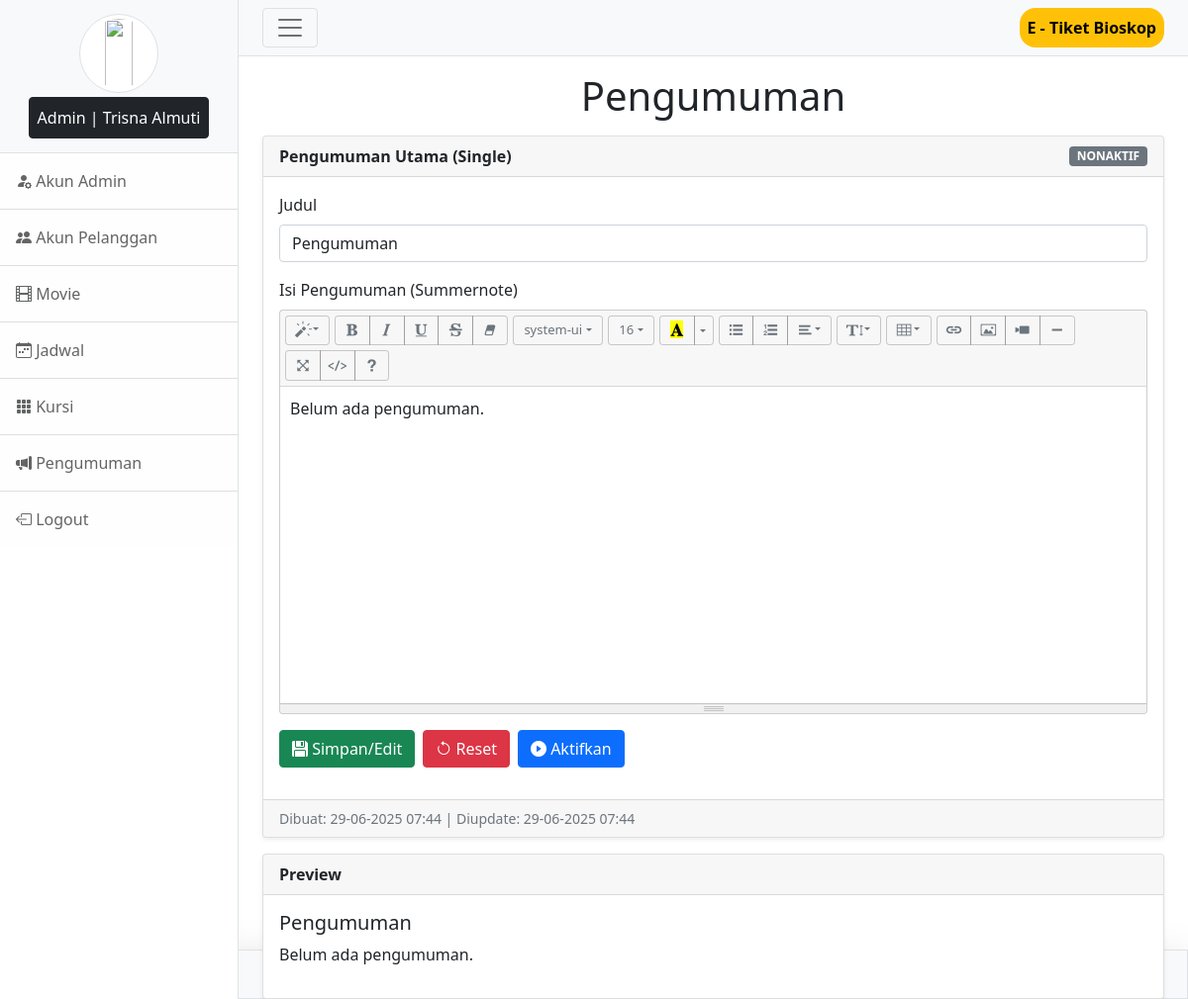
/admin/adminpengumuman.php (signed in), run on the app's committed database.
### tables this page shows
CREATE TABLE `pelanggan` (
  `pelanggan_id` int NOT NULL,
  `nama` varchar(100) DEFAULT NULL,
  `email` varchar(100) DEFAULT NULL,
  `password` varchar(50) NOT NULL,
  `no_telepon` varchar(15) DEFAULT NULL,
  `role` varchar(20) NOT NULL DEFAULT 'user',
  `foto` varchar(50) NOT NULL
);

CREATE TABLE `pengumuman` (
  `pengumuman_id` tinyint NOT NULL DEFAULT '1',
  `judul` varchar(255) NOT NULL,
  `isi` longtext NOT NULL,
  `status` enum('aktif','nonaktif') NOT NULL DEFAULT 'nonaktif',
  `dibuat_pada` timestamp NOT NULL DEFAULT CURRENT_TIMESTAMP,
  `diupdate_pada` timestamp NOT NULL DEFAULT CURRENT_TIMESTAMP ON UPDATE CURRENT_TIMESTAMP,
  PRIMARY KEY (`pengumuman_id`),
  CONSTRAINT `chk_single_pengumuman` CHECK ((`pengumuman_id` = 1))
);

### admin/adminpengumuman.php (the view, shortened to what this page needs)
<?php
include("../koneksi.php");
$idAdmin = (int) $_SESSION['idAdmin'];
$userAdmin = mysqli_query($conn, "SELECT * FROM pelanggan WHERE pelanggan_id = '$idAdmin' AND role = 'admin'");
$dataAdmin = mysqli_fetch_assoc($userAdmin);
$nama = $dataAdmin['nama'];
mysqli_query($conn, "CREATE TABLE IF NOT EXISTS pengumuman (
    pengumuman_id TINYINT NOT NULL DEFAULT 1,
    judul VARCHAR(255) NOT NULL,
    isi LONGTEXT NOT NULL,
    status ENUM('aktif','nonaktif') NOT NULL DEFAULT 'nonaktif',
    dibuat_pada TIMESTAMP NOT NULL DEFAULT CURRENT_TIMESTAMP,
    diupdate_pada TIMESTAMP NOT NULL DEFAULT CURRENT_TIMESTAMP ON UPDATE CURRENT_TIMESTAMP,
    PRIMARY KEY (pengumuman_id),
    CONSTRAINT chk_single_pengumuman CHECK (pengumuman_id = 1)
) ENGINE=InnoDB DEFAULT CHARSET=utf8mb4 COLLATE=utf8mb4_general_ci");
mysqli_query($conn, "INSERT INTO pengumuman (pengumuman_id, judul, isi, status)
    SELECT 1, 'Pengumuman', '<p>Belum ada pengumuman.</p>', 'nonaktif'
    WHERE NOT EXISTS (SELECT 1 FROM pengumuman WHERE pengumuman_id = 1)");
$pengumuman = mysqli_query($conn, "SELECT * FROM pengumuman WHERE pengumuman_id = 1 LIMIT 1");
$dataPengumuman = mysqli_fetch_assoc($pengumuman);
$dibuatAt = !empty($dataPengumuman['dibuat_pada']) ? date('d-m-Y H:i', strtotime($dataPengumuman['dibuat_pada'])) : '-';
$diupdateAt = !empty($dataPengumuman['diupdate_pada']) ? date('d-m-Y H:i', strtotime($dataPengumuman['diupdate_pada'])) : '-';
?>
<!DOCTYPE html>
<html lang="en">
<head>
    <link rel="stylesheet" href="../css/bootstrap.css">
    <link rel="stylesheet" href="../all.min.css">
    <link rel="stylesheet" href="../summernote/summernote-bs5.min.css">
    <link href="css/styles.css" rel="stylesheet" />
</head>
<body>
    <div class="d-flex" id="wrapper">
        <?php require "sidebar.php"; ?>
        <div id="page-content-wrapper">
            <nav class="navbar navbar-expand-lg navbar-light bg-light border-bottom">
                <div class="container-fluid">
                    <button class="navbar-toggler d-block" id="sidebarToggle">
                        <span class="navbar-toggler-icon"></span>
                    </button>
                    <span class="navbar-text bg-warning rounded-4 p-2 text-bg-warning">
                        <strong><?php require "../judul.php"; ?></strong>
                    </span>
                </div>
            </nav>
            <div class="container-fluid">
                <div class="row">
                    <div class="col-md-12">
                        <h1 class="text-center my-3">Pengumuman</h1>
                        <div class="card shadow-sm">
                            <div class="card-header d-flex justify-content-between align-items-center">
                                <strong>Pengumuman Utama (Single)</strong>
                                <span class="badge bg-<?php echo $dataPengumuman['status'] === 'aktif' ? 'success' : 'secondary'; ?>">
                                    <?php echo strtoupper($dataPengumuman['status']); ?>
                                </span>
                            </div>
                            <div class="card-body">
                                <form method="post">
                                    <div class="mb-3">
                                        <label for="judul" class="form-label">Judul</label>
                                        <input type="text" class="form-control" id="judul" name="judul" value="<?php echo htmlspecialchars($dataPengumuman['judul']); ?>" required>
                                    </div>
                                    <div class="mb-3">
                                        <label for="isi_pengumuman" class="form-label">Isi Pengumuman (Summernote)</label>
                                    </div>
                                    <div class="d-flex flex-wrap gap-2">
                                        <button type="submit" name="simpan_pengumuman" class="btn btn-success">
                                            <i class="bi bi-floppy-fill"></i> Simpan/Edit
                                        </button>
                                        <button type="submit" name="reset_pengumuman" class="btn btn-danger" onclick="return confirm('Reset pengumuman ke default?');">
                                            <i class="bi bi-arrow-counterclockwise"></i> Reset
                                        </button>
                                        <?php if ($dataPengumuman['status'] === 'aktif') { ?>
                                            <a class="btn btn-secondary" href="adminpengumuman.php?toggle=nonaktif">
                                                <i class="bi bi-pause-circle-fill"></i> Nonaktifkan
                                            </a>
                                        <?php } else { ?>
                                            <a class="btn btn-primary" href="adminpengumuman.php?toggle=aktif">
                                                <i class="bi bi-play-circle-fill"></i> Aktifkan
                                            </a>
                                        <?php } ?>
                                    </div>
                                </form>
                            </div>
                            <div class="card-footer text-muted small">
                                Dibuat: <?php echo $dibuatAt; ?> |
                                Diupdate: <?php echo $diupdateAt; ?>
                            </div>
                        </div>
                        <div class="card mt-3 shadow-sm">
                            <div class="card-header"><strong>Preview</strong></div>
                            <div class="card-body">
                                <h5><?php echo htmlspecialchars($dataPengumuman['judul']); ?></h5>
                                <div><?php echo $dataPengumuman['isi']; ?></div>
                            </div>
                        </div>
                        <?php require "../footer_fr.php"; ?>
                    </div>
                </div>
            </div>
        </div>
    </div>
</body>
</html>

### admin/sidebar.php (shortened to what this page needs)
<link rel="stylesheet" href="https://cdn.jsdelivr.net/npm/bootstrap-icons@1.11.3/font/bootstrap-icons.min.css">
<div class="border-end bg-white" id="sidebar-wrapper">
    <div class="sidebar-heading border-bottom bg-light">
        <center>
            <img class="rounded-circle img-thumbnail img" src="../img/admin_profil.jpg" alt="" style="width: 40%; height: 80px;"> <br>
            <span class="btn btn-dark p-2 mt-1">Admin | <?php echo $nama; ?></span>
        </center>
    </div>
    <div class="list-group list-group-flush">
    <a class="list-group-item list-group-item-action list-group-item-light p-3" href="admin.php??status=<?php echo $_SESSION['status']; ?>&id=<?php echo $_SESSION['idAdmin']; ?>"><i class="bi bi-person-fill-gear"></i> Akun Admin</a>
    <a class="list-group-item list-group-item-action list-group-item-light p-3" href="adminpelanggan.php??status=<?php echo $_SESSION['status']; ?>&id=<?php echo $_SESSION['idAdmin']; ?>"><i class="bi bi-people-fill"></i> Akun Pelanggan</a>
    <a class="list-group-item list-group-item-action list-group-item-light p-3" href="adminmovie.php??status=<?php echo $_SESSION['status']; ?>&id=<?php echo $_SESSION['idAdmin']; ?>"><i class="bi bi-film"></i> Movie</a>
    <a class="list-group-item list-group-item-action list-group-item-light p-3" href="adminjadwal.php??status=<?php echo $_SESSION['status']; ?>&id=<?php echo $_SESSION['idAdmin']; ?>"><i class="bi bi-calendar-week"></i> Jadwal</a>
    <a class="list-group-item list-group-item-action list-group-item-light p-3" href="adminkursi.php??status=<?php echo $_SESSION['status']; ?>&id=<?php echo $_SESSION['idAdmin']; ?>"><i class="bi bi-grid-3x3-gap-fill"></i> Kursi</a>
    <a class="list-group-item list-group-item-action list-group-item-light p-3" href="adminpengumuman.php??status=<?php echo $_SESSION['status']; ?>&id=<?php echo $_SESSION['idAdmin']; ?>"><i class="bi bi-megaphone-fill"></i> Pengumuman</a>
    <a class="list-group-item list-group-item-action list-group-item-light p-3" href="../logout.php" onclick="return confirm('Apakah kamu yakin ingin keluar!!');"><i class="bi bi-box-arrow-left"></i> Logout</a>
    </div>
</div>

### data on the page
pelanggan: nama "Trisna Almuti"
pengumuman: status "NONAKTIF", judul "Pengumuman", dibuat_pada "29-06-2025 07:44", diupdate_pada "29-06-2025 07:44", isi "Belum ada pengumuman."
